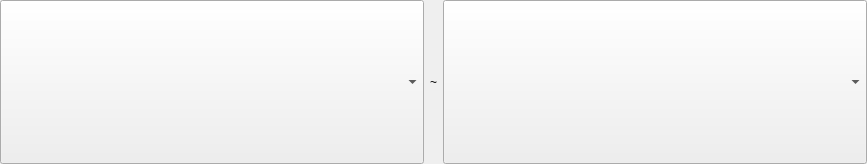
<?xml version="1.0" encoding="UTF-8"?>
<ui version="4.0">
 <class>SectionsComboBox</class>
 <widget class="QWidget" name="SectionsComboBox">
  <property name="geometry">
   <rect>
    <x>0</x>
    <y>0</y>
    <width>867</width>
    <height>164</height>
   </rect>
  </property>
  <property name="windowTitle">
   <string>Form</string>
  </property>
  <layout class="QHBoxLayout" name="horizontalLayout">
   <property name="leftMargin">
    <number>0</number>
   </property>
   <property name="topMargin">
    <number>0</number>
   </property>
   <property name="rightMargin">
    <number>0</number>
   </property>
   <property name="bottomMargin">
    <number>0</number>
   </property>
   <item>
    <widget class="QComboBox" name="startBox">
     <property name="sizePolicy">
      <sizepolicy hsizetype="Expanding" vsizetype="Expanding">
       <horstretch>0</horstretch>
       <verstretch>0</verstretch>
      </sizepolicy>
     </property>
    </widget>
   </item>
   <item alignment="Qt::AlignLeft">
    <widget class="QLabel" name="label">
     <property name="sizePolicy">
      <sizepolicy hsizetype="Maximum" vsizetype="Preferred">
       <horstretch>0</horstretch>
       <verstretch>0</verstretch>
      </sizepolicy>
     </property>
     <property name="text">
      <string>~</string>
     </property>
    </widget>
   </item>
   <item>
    <widget class="QComboBox" name="endBox">
     <property name="sizePolicy">
      <sizepolicy hsizetype="Expanding" vsizetype="Expanding">
       <horstretch>0</horstretch>
       <verstretch>0</verstretch>
      </sizepolicy>
     </property>
    </widget>
   </item>
  </layout>
 </widget>
 <resources/>
 <connections/>
</ui>
